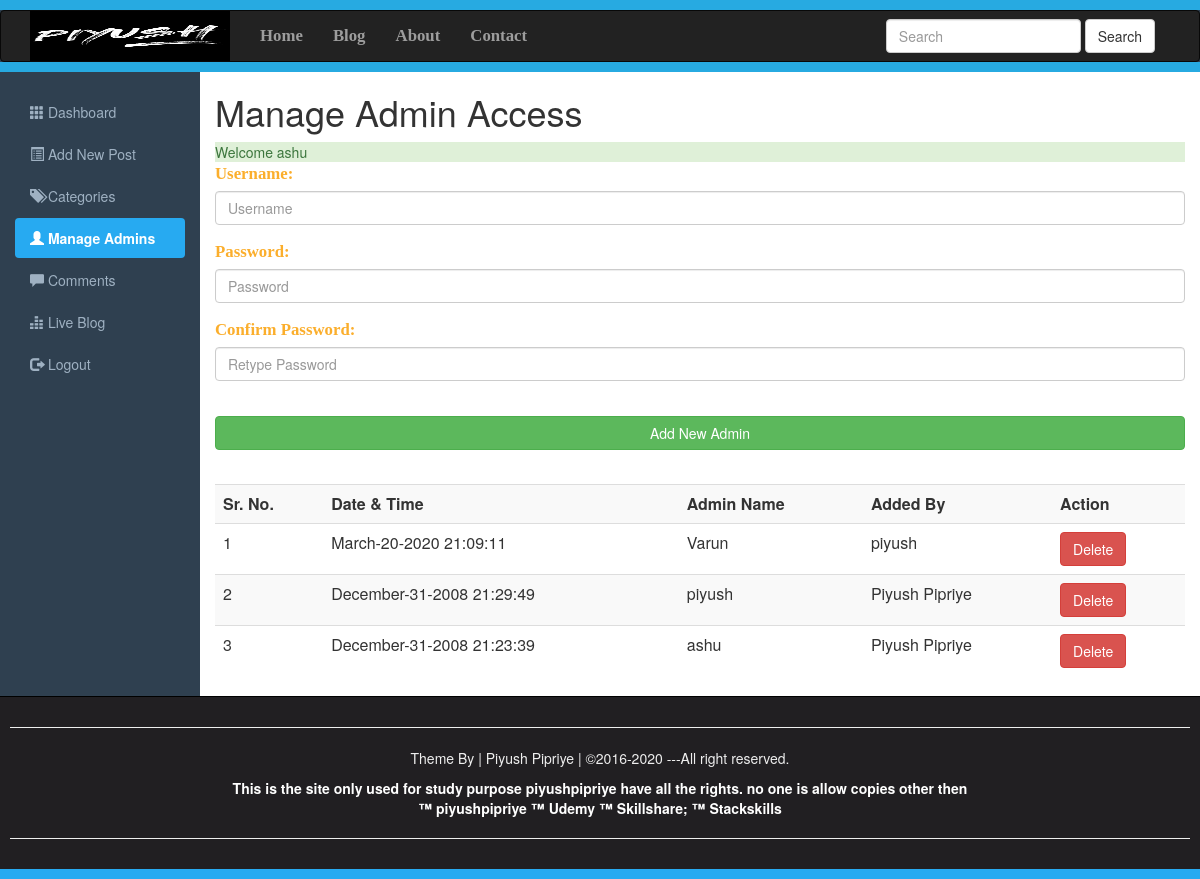
The page /admins.php (signed in) on the database its author committed.
### tables this page shows
CREATE TABLE `admins_reg` (
  `id` int(10) NOT NULL,
  `datetime` varchar(50) NOT NULL,
  `username` varchar(200) NOT NULL,
  `password` varchar(200) NOT NULL,
  `addby` varchar(200) NOT NULL
);

### admins.php (the view, shortened to what this page needs)
<?php require_once("include/session.php"); ?>
<!DOCTYPE>
<html>
<head>
<link rel="stylesheet" href="css/bootstrap.css">
<link rel="stylesheet" href="https://maxcdn.bootstrapcdn.com/bootstrap/3.3.7/css/bootstrap.min.css">
<link rel="stylesheet" href="css/adminstyle.css">
</head>
<body>
	<div style="height:10px; background:#27aae1;"></div>
<nav class="navbar navbar-inverse" role="navigation">
<div class="container">
<div class="navbar-header">
<a class="navbar-brand" href="Blog.php">
<img style="margin-top:-15px;" src="images/piyush.jpg" width=200; height=50;></a>
</div>
<div class="collapse navbar-collapse" id="collapse">
<ul class="nav navbar-nav">
<li><a href="home.php">Home</a></li>
<li><a href="Blog.php">Blog</a></li>
<li><a href="about.php">About</a></li>
<li><a href="contact.php">Contact</a></li>
</ul>
<form class="navbar-form navbar-right" action="Blog.php">
<div class="form-group">
<input type="text" class="form-control" placeholder="Search" name="Search">
</div>
<button class="btn btn-default" name="SearchButton">Search</button>
</form>
</div>
</div>
</nav>
<div class="line" style="height:10px; background:#27aae1;"></div>
<div class="container-fluid">
<div class="row">
<div class="col-sm-2">
<ul class="nav nav-pills nav-stacked" id="sidemenu">
<li><a href="dashboard.php"><span class="glyphicon glyphicon-th"></span>&nbsp;Dashboard</a></li>
<li><a href="addnewpost.php"><span class="glyphicon glyphicon-list-alt"></span>&nbsp;Add New Post</a></li>
<li><a href="category.php"><span class="glyphicon glyphicon-tags"></span>&nbsp;Categories</a></li>
<li class="active"><a href="admins.php"><span class="glyphicon glyphicon-user"></span>&nbsp;Manage Admins</a></li>
<li><a href="comments.php"><span class="glyphicon glyphicon-comment"></span>&nbsp;Comments</a></li>
<li><a href="#"><span class="glyphicon glyphicon-equalizer"></span>&nbsp;Live Blog</a></li>
<li><a href="logout.php"><span class="glyphicon glyphicon-log-out"></span>&nbsp;Logout</a></li>
</ul>
</div>
<div class="col-sm-10">
<h1>Manage Admin Access</h1>
<div> <?php echo Message();
echo SuccessMessage(); ?> </div>
<div>
<form action="admins.php" method="post">
<fieldset>
<div class="form-group">
<label for="Username"><span class="fieldinfo">Username:</span></label>
<input class="form-control" type="text" name="Username" id="Username" placeholder="Username">
</div>
<div class="form-group">
<label for="Password"><span class="fieldinfo">Password:</span></label>
<input class="form-control" type="password" name="Password" id="Password" placeholder="Password">
</div>
<div class="form-group">
<label for="CPassword"><span class="fieldinfo">Confirm Password:</span></label>
<input class="form-control" type="password" name="CPassword" id="CPassword" placeholder="Retype Password">
</div>
<br>
<input class="btn btn-success btn-block" type="Submit" name="Submit" value="Add New Admin">
<br>
</fieldset>
</form>
</div>
<div class="table-responsive">
<table class="table table-striped table-hover">
<tr>
<th>Sr. No.</th>
<th>Date & Time</th>
<th>Admin Name</th>
<th>Added By</th>
<th>Action</th>
</tr>
<?php
global $conn;
$view = "SELECT * FROM admins_reg ORDER BY datetime desc";
$exec  = $conn->query($view);
$sr = 0;
while($data=mysqli_fetch_array($exec)){
	$id = $data["id"];
	$datetime = $data["datetime"];
	$username = $data["username"];
	$admin = $data["addby"];
	$sr++;
?>
<tr>
<td><?php echo $sr ; ?> </td>
<td><?php echo $datetime ; ?> </td>
<td><?php echo $username ; ?> </td>
<td><?php echo $admin ; ?> </td>
<td><a href="deleteadmin.php?id=<?php echo$id?>"><span class="btn btn-danger">Delete</span></a></td>
</tr>
<?php } ?>
</table>
</div>
</div>
</div>
</div>
<div id="Footer">
<hr><p>Theme By | Piyush Pipriye | &copy;2016-2020 ---All right reserved. </p>
<a style="color:white; text-decoration: none; cursor: pointer; font-weight:bold;" href="github.com/piyushpipriye">
<p>This is the site only used for study purpose piyushpipriye have all the rights. no one is allow copies other then <br>&trade; piyushpipriye
&trade; Udemy &trade; Skillshare; &trade; Stackskills </p></a><hr>
</div>
<div style="height:10px; background:#27AAF1;">
</div>
</body>
</html>

### css/adminstyle.css (style rules this page uses)
body { background-color: #2f4050; }
.col-sm-10 { background-color: #ffffff; }
#sidemenu a { color:#9fb1c2; }
#sidemenu .active a { color:#ffffff; background:#27AAF1; font-weight:bold; }
#Footer { padding: 10px; border-top:1px solid black; color:#eeeeee; background-color:#211f22; text-align:center; }
.navbar-nav li { font-weight:bold; font-family: Bitter,Georgia,Times,"Times New Roman",serif; font-size:1.2em; }
.line { margin-top:-20px }

### admins.php (style rules this page uses)
.fieldinfo { color:rgb(251,174,44); font-family:Bitter,Georgia,"Times New Roman",Times,serif; font-size:1.2em; }

### rows shown on the page
admins_reg: datetime "March-20-2020 21:09:11", username "Varun", addby "piyush"
admins_reg: datetime "December-31-2008 21:29:49", username "piyush", addby "Piyush Pipriye"
admins_reg: datetime "December-31-2008 21:23:39", username "ashu", addby "Piyush Pipriye"

### other values the page prints
SuccessMessage() "Welcome ashu"
